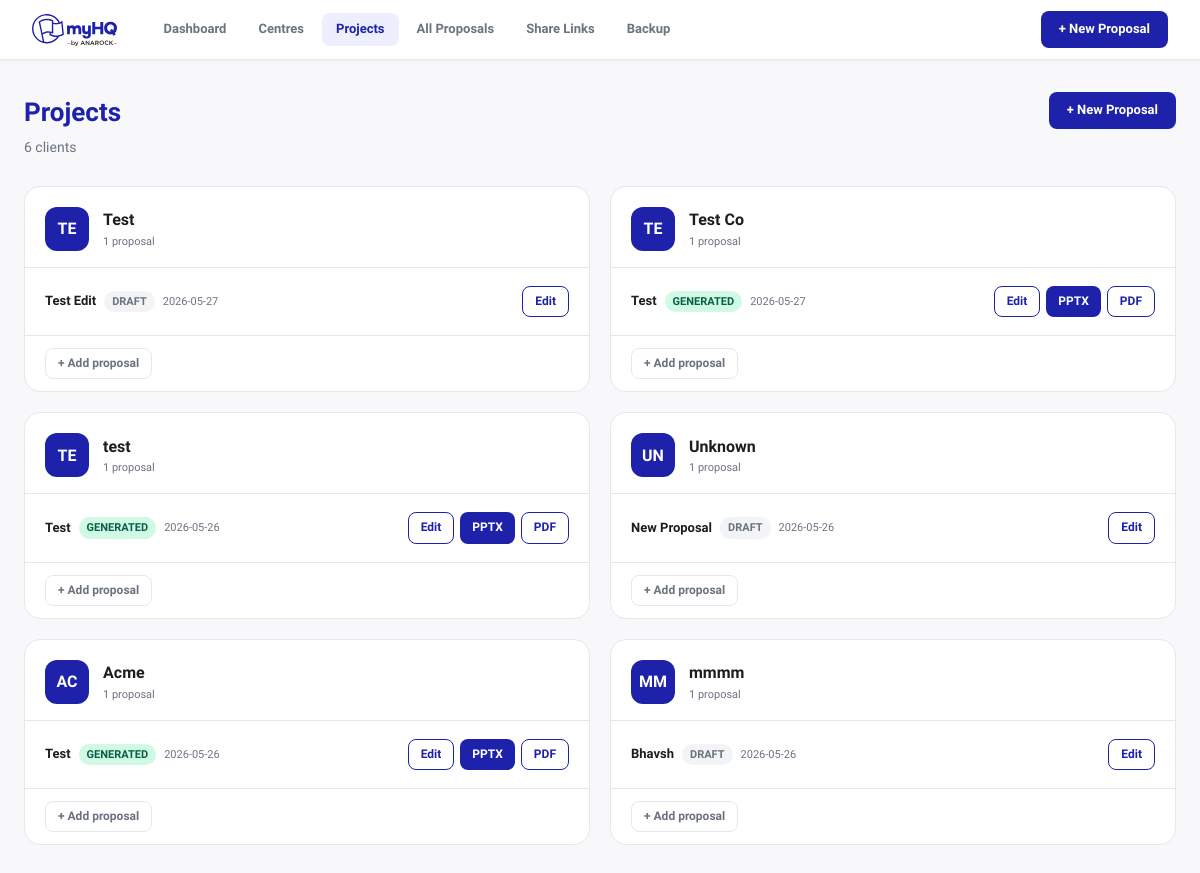
Page /projects on the earlier database version.
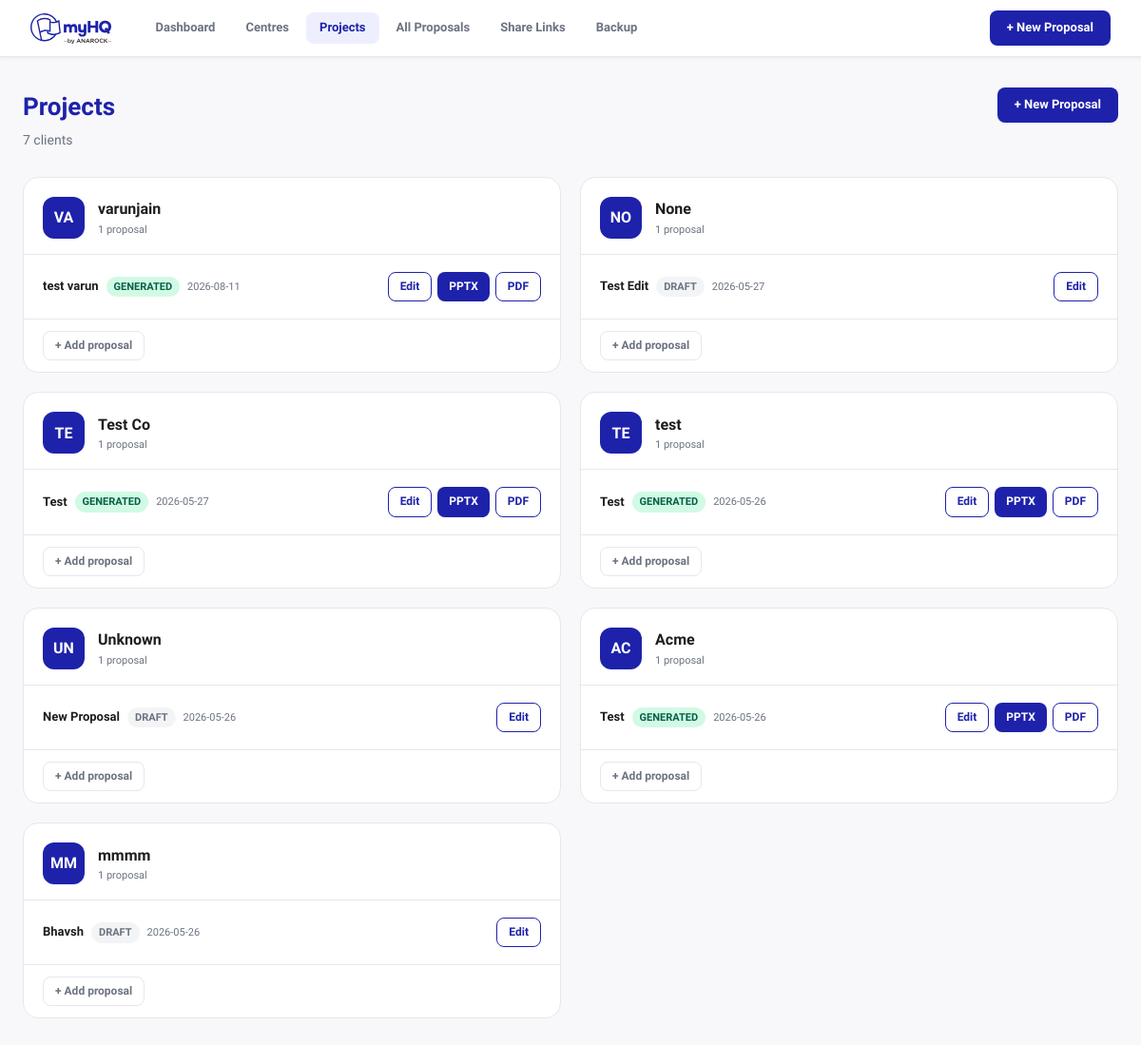
Same page on the later database version.
### tables this page shows
CREATE TABLE proposals (
            id INTEGER PRIMARY KEY AUTOINCREMENT,
            title TEXT,
            template TEXT DEFAULT 'london',
            client_name TEXT,
            client_company TEXT,
            client_email TEXT,
            client_location TEXT,
            team_size TEXT,
            space_type TEXT,
            area_required TEXT,
            budget TEXT,
            duration TEXT,
            selected_centres TEXT DEFAULT '[]',
            manual_centres TEXT DEFAULT '[]',
            status TEXT DEFAULT 'draft',
            pptx_filename TEXT,
            created_at DATETIME DEFAULT CURRENT_TIMESTAMP
        , pdf_filename TEXT);

### app.py (the view)
@app.route('/projects')
def projects_list():
    with get_db() as conn:
        proposals = conn.execute('SELECT * FROM proposals ORDER BY created_at DESC').fetchall()
    groups = {}
    for p in proposals:
        key = p['client_company'] or p['client_name'] or 'Unknown'
        groups.setdefault(key, []).append(p)
    sorted_groups = sorted(groups.items(), key=lambda kv: kv[1][0]['created_at'], reverse=True)
    return render_template('projects.html', groups=sorted_groups)

### app.py (called while the page is built)
def get_db():
    conn = sqlite3.connect(DB_PATH)
    conn.row_factory = sqlite3.Row
    return conn

### templates/projects.html (shortened to what this page needs)
{% extends 'base.html' %}
{% block content %}
<div class="page-header">
  <div>
    <h1>Projects</h1>
    <p class="subtitle">{{ groups|length }} client{% if groups|length != 1 %}s{% endif %}</p>
  </div>
  <a href="/proposals/new" class="btn btn-primary">+ New Proposal</a>
</div>
{% if groups %}
<div class="projects-grid">
  {% for client, proposals in groups %}
  <div class="project-card">
    <div class="project-card-header">
      <div class="project-initials">{{ client[:2].upper() }}</div>
      <div>
        <div class="project-client-name">{{ client }}</div>
        <div class="text-muted small">{{ proposals|length }} proposal{% if proposals|length != 1 %}s{% endif %}</div>
      </div>
    </div>
    <div class="project-proposals">
      {% for p in proposals %}
      <div class="project-proposal-row">
        <div class="project-proposal-info">
          <span class="project-proposal-title">{{ p.title or 'Untitled' }}</span>
          <span class="badge badge-{{ p.status }}">{{ p.status }}</span>
          <span class="text-muted small">{{ p.created_at[:10] }}</span>
        </div>
        <div class="project-proposal-actions">
          <a href="/proposals/{{ p.id }}" class="btn btn-outline btn-sm">Edit</a>
          {% if p.pptx_filename %}
          <a href="/proposals/{{ p.id }}/download/pptx" class="btn btn-primary btn-sm">PPTX</a>
          {% endif %}
          {% if p.pdf_filename %}
          <a href="/proposals/{{ p.id }}/download/pdf" class="btn btn-outline btn-sm">PDF</a>
          {% endif %}
        </div>
      </div>
      {% endfor %}
    </div>
    <div class="project-card-footer">
      <a href="/proposals/new" class="btn btn-ghost btn-sm">+ Add proposal</a>
    </div>
  </div>
  {% endfor %}
</div>
{% else %}
<div class="empty-state">
  <p>No projects yet. Create your first proposal!</p>
  <a href="/proposals/new" class="btn btn-primary">New Proposal</a>
</div>
{% endif %}
{% endblock %}

Differences in the rows shown:
added proposals: client_company "VA", client_company "varunjain", proposals "1", title "test varun", status "GENERATED", created_at "2026-08-11"
changed proposals "Test Edit": client_company "TE" → "NO"; client_company "Test" → "None"
Other differences:
{{ groups|length }}: "6" → "7"
